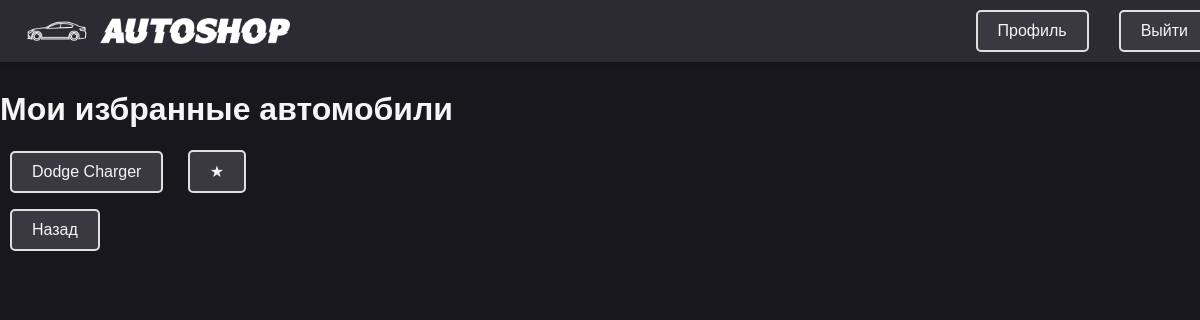
The app's page /favorites_cars/ (signed in), older data.
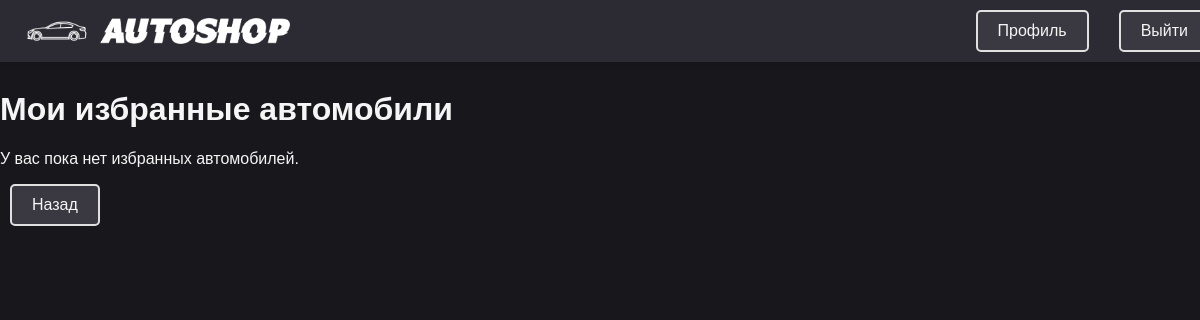
The same page, newer data.
### buycars/models.py (models this page shows, shortened)
class Favorite(models.Model):
    user = models.ForeignKey(
        settings.AUTH_USER_MODEL,
        on_delete=models.CASCADE,
        verbose_name="Пользователь"
    )
    car = models.ForeignKey(
        'Cars',
        on_delete=models.CASCADE,
        verbose_name="Автомобиль"
    )
    created_at = models.DateTimeField(
        auto_now_add=True,
        verbose_name="Дата добавления"
    )
    class Meta:
        unique_together = ('user', 'car')
        verbose_name = 'Список избранных автомобилей'
        verbose_name_plural = 'Избранные авто'

class Cars(models.Model):
    conditions = (
      ('n', 'Новый'),
      ('s', 'Б/У'),
      ('p', 'На запчасти'),
    )
    box_type = (
      ('m', 'Механика'),
      ('a', 'Автомат'),
      ('r', 'Робот'),
    )
    fuel = (
        ('b', 'Бензин'),
        ('d', 'Дизель'),
        ('g', 'Газ'),
        ('e', 'Электричка'),
    )
    kuzov = (
        ('1', 'Седан'),
        ('2', 'Универсал'),
        ('3', 'Хетчбек'),
        ('4', 'Купе'),
        ('5', 'Лимузин'),
        ('6', 'Микроавтобус'),
        ('7', 'Минивэн'),
        ('8', 'Хардтоп'),
        ('9', 'Таун-кар'),
        ('a', 'Комби'),
        ('b', 'Лифтбек'),
        ('c', 'Фастбек'),
        ('d', 'Кабриолет'),
        ('e', 'Пикап'),
        ('f', 'Фургон'),
        ('g', 'Внедорожник')
    )
    make = models.CharField(
        max_length=40,
        null=False,
        blank=True,
        verbose_name="Марка автомобиля",
        validators=[alphanumeric_validator],
    )
    model = models.CharField(
        max_length=30,
        null=False,
        blank=True,
        verbose_name="Модель авто"
    )
    car_type = models.CharField(
        max_length=1,
        choices=kuzov,
        null = False,
        blank = True,
        verbose_name="Тип кузова")
    engine_volume = models.FloatField(
        null=False,
        blank = True,
        verbose_name="Объем двигателя")
    description = models.TextField(
        null = True,
        blank = True,
        verbose_name="Описание автомобиля",)
    year_of_release = models.IntegerField(
        null = False,
        blank = True,
        verbose_name="Год выпуска")
    published = models.DateTimeField(
        auto_now_add=True,
        verbose_name="Дата публикации объявления")
    price = models.FloatField(
        null = False,
        blank = True,
        verbose_name="Цена")
    condition = models.CharField(
        max_length=1,
        choices=conditions,
        verbose_name="Состояние")
    transmission_box = models.CharField(
        max_length=1,
        choices=box_type,
        verbose_name="Коробка передач")
    color = models.CharField(
        max_length=20,
        validators=[russian_validator],
        null=False,
        blank=True,
        verbose_name="Цвет авто")
    fuel_type = models.CharField(
        max_length=1,
        choices=fuel,
        verbose_name="Тип топлива")
    Mileage = models.IntegerField(
        null=False,
        blank=True,
        verbose_name='Пробег')
    owner = models.ForeignKey(settings.AUTH_USER_MODEL,on_delete=models.CASCADE)
    class Meta:
        verbose_name_plural = 'Автомобили'
        verbose_name = 'Автомобиль'
        ordering = ['-published']

### buycars/views.py (the view)
# urls.py: path('favorites_cars/', favorite_list_cars, name='favorite_list_cars'),
@login_required
def favorite_list_cars(request):
    favorites = Favorite.objects.filter(user=request.user).select_related('car')
    return render(request, 'registration/favorite_list.html', {'favorites': favorites, 'type':'car'})

### common/templates/registration/favorite_list.html
{% extends 'registration/base.html' %}
{% block content %}
<h1>Мои избранные {% if type == 'car' %}автомобили{% else %}мотоциклы{% endif %}</h1>
<div class="items-list">
    {% for favorite in favorites %}
    <div class="item">
        {% if type == 'car' %}
            <p><a href="{% url 'buycars:car_detail' id=favorite.car.id %}" class="btn">{{ favorite.car.make }} {{ favorite.car.model }}</a>
        {% else %}
            <p><a href="{% url 'buycars:moto_detail' id=favorite.moto.id %}" class="btn">{{ favorite.moto.make }} {{ favorite.moto.model }}</a>
        {% endif %}
          <a href ="
            {% if type == 'car' %}
                {% url 'buycars:toggle_favorite_c' favorite.car.id %}
            {% else %}
                {% url 'buycars:toggle_favorite_m' favorite.moto.id %}
            {% endif %}" class="btn">
            ★ </a></p>
    </div>
    {% empty %}
    <p>У вас пока нет избранных {% if type == 'car' %}автомобилей{% else %}мотоциклов{% endif %}.</p>
    {% endfor %}
</div>
<p><a href ="
{% if type == 'car'%}
    {% url 'buycars:car_list' %}
{% else %}
    {% url 'buycars:two_wheels'%}
{% endif %}" class='btn'>Назад</a></p>
{% endblock %}

Row changes from the older to the newer data that the page shows:
removed Favorite: car.make "Dodge", car.model "Charger"
Text that changed along with them:
text now shown: "У вас пока нет избранных автомобилей ."
